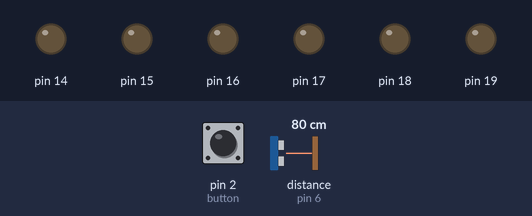
Simulated run of this sketch. Board: Arduino Uno, built with avr-gcc and run on an emulated ATmega328P. Shown: output pins drawn as LEDs (lit = HIGH). Inputs (shaded band) come from the test bench; at power-on: pin 2 (button) HIGH, distance to the obstacle (sensor on pin 6) 80 cm. The echo pulse lasts 58.3 µs per cm; random numbers use the default seed unless the sketch sets one; pins used as bus, display or sensor lines are not drawn.

Above: at 1.2 s.
1.3 s: pin 2 (button) pulled LOW for 0.15 s
At 2.4 s:
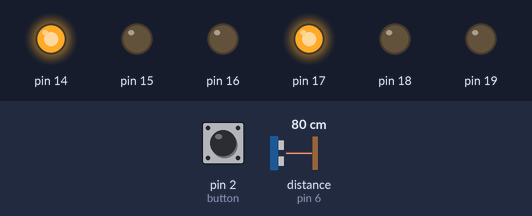
2.9 s: distance to the obstacle (sensor on pin 6) set to 34 cm
4.4 s: distance to the obstacle (sensor on pin 6) set to 27 cm
At 4.92 s:
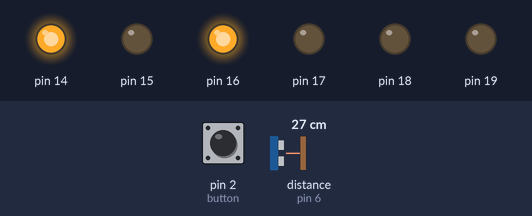
7.4 s: distance to the obstacle (sensor on pin 6) set to 35 cm
9.1 s: pin 2 (button) pulled LOW for 1 s
At 10.1 s:
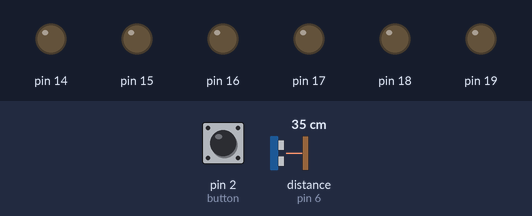
Timing chart, 0 to 12.1 s (numbered marks = the images above; inputs shaded):
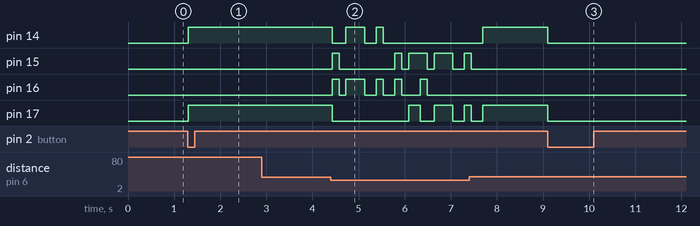

Measured:
- the behaviour switches between 31 and 30 cm on distance to the obstacle (sensor on pin 6) (found by bisection; images 1 and 2)
- after the input at 1.3 s, pin 14, pin 17: LOW → HIGH at once
- after the input at 2.9 s, every drawn part: stays the same
- after the input at 4.4 s, pin 14: goes LOW 0.30 s, HIGH 0.40 s, LOW 0.25 s, HIGH 0.15 s, then LOW, starting at once; pin 15: LOW → HIGH at once, → LOW 0.15 s later, → HIGH 1.2 s later, → LOW 0.15 s later, … (9 changes in this stretch)
- after the input at 9.1 s, pin 14, pin 17: HIGH → LOW at once

The sketch:

KTC_Arduino_Rover.ino
```cpp
//Button - D2
//Trig - D5
//Echo - D6

//In4 - A0, In3 - A1, In2 - A2, In1 - A3
// FWD - 0x09
// BWK - 0x06
// LEFT - 0x0A
// RIGHT - 0x05

bool isOn = false;
int button = 2;
int trig = 5;
int echo = 6;
int reactDist = 30; //Centimeters
void setup()
{
  pinMode(button, INPUT_PULLUP);
  pinMode(trig, OUTPUT);
  pinMode(echo, INPUT);
  DDRC = 0xFF;
  PORTC = 0x00;
  attachInterrupt(digitalPinToInterrupt(2), OnOff, FALLING);
}

bool switching = false; //Used to prevent switch bouncing
void OnOff()
{
  if(switching == true)
    return;
  switching = true;
   isOn = !isOn;
   if(!isOn)
     Stop();
   delay(1000);
   switching = false;
}

unsigned long Distance()
{
  digitalWrite(echo, LOW);
  digitalWrite(trig, LOW);
  delayMicroseconds(2);
  digitalWrite(trig, HIGH);
  delayMicroseconds(10);
  digitalWrite(trig, LOW);
  unsigned long echoValue = pulseIn(echo, HIGH);
  if(echoValue == 0)
    return 0;
  unsigned long d = echoValue / 58.138;
  return d;
}

void Forward()
{
  PORTC = 0x09;
}

void Backward()
{
  PORTC = 0x06;
}

void Left()
{
  PORTC = 0x0A;
}

void Right()
{
  PORTC = 0x05;
}

void Stop()
{
  PORTC = 0x00;
}

void Maneuver()
{

//TURN UNTIL OUT-OF-RANGE METHOD
//    while(Distance() <= reactDist)
//    {
//      Left();
//      delay(150);
//      Stop();
//      delay(50);
//    }

//RANDOM DIRECTION METHOD
  int rng = random(0, 4);
  switch(rng)
  {
    case 0:
    Left();
    delay(150);
    Stop();
    delay(150);
    break;
    case 1:
    Right();
    delay(150);
    Stop();
    delay(150);
    break;
    case 2:
    Backward();
    delay(150);
    Stop();
    delay(150);
    Left();
    delay(150);
    break;
    case 3:
    Backward();
    delay(150);
    Stop();
    delay(150);
    Right();
    delay(150);
    break;
  }
}

void loop()
{
 if(isOn)
 {
   if(Distance() <= reactDist)
     Maneuver();
   else
     Forward();
    delay(100);
  }
}
```
